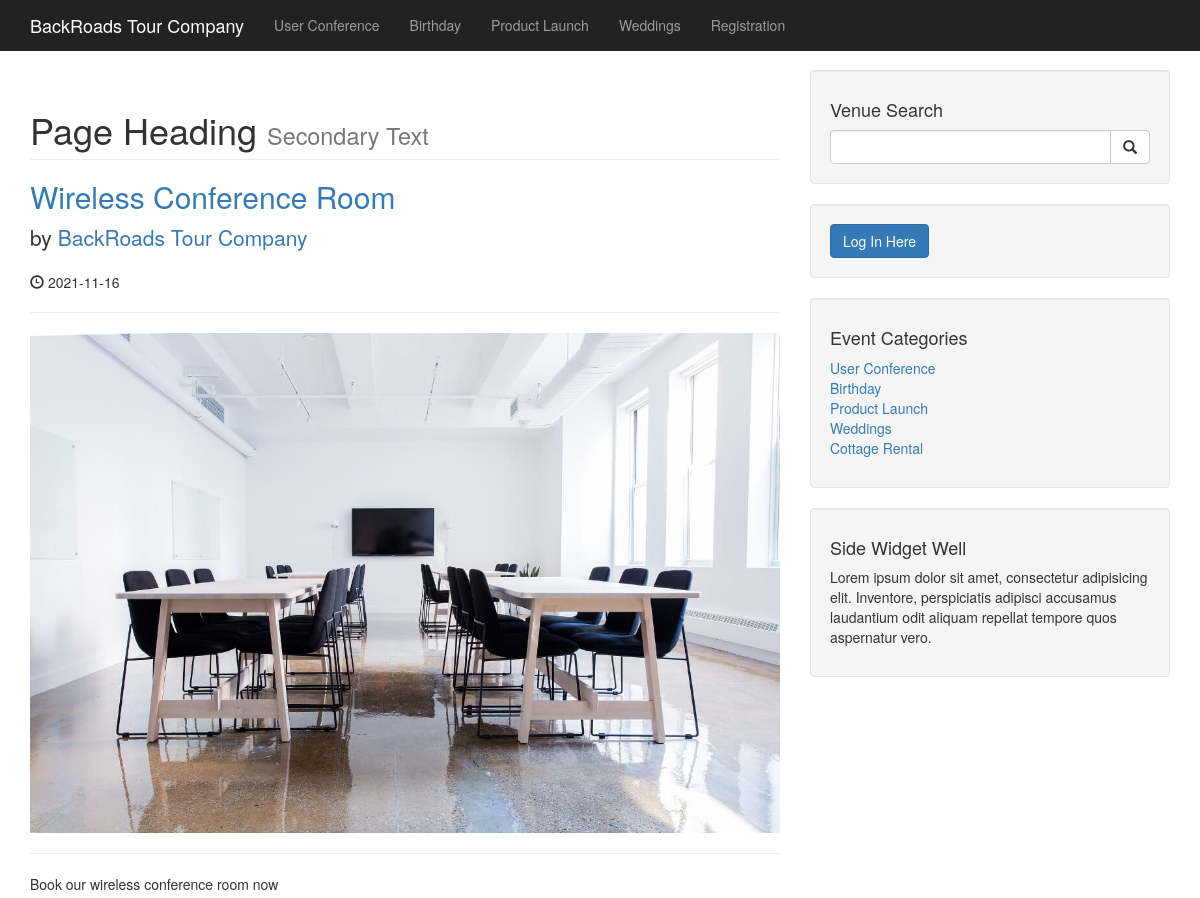
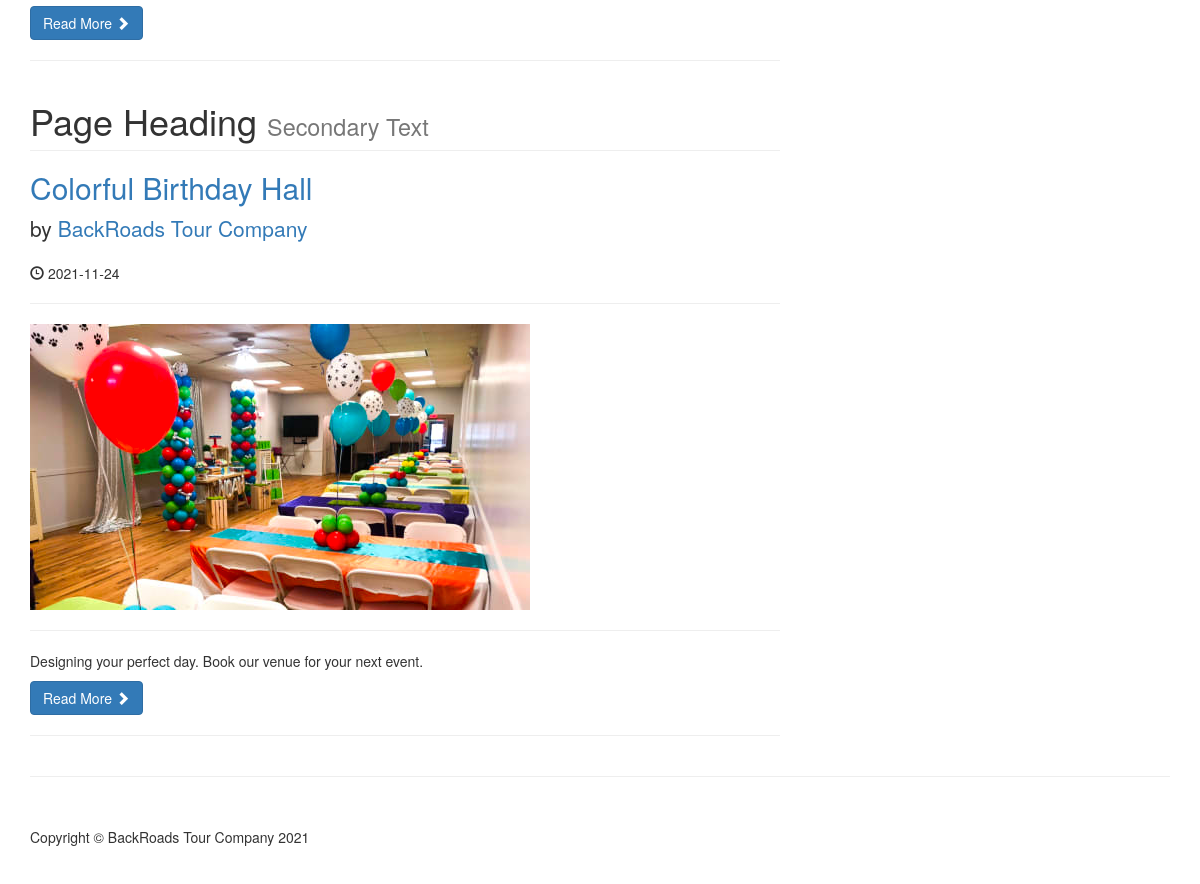
Before: /category.php?category=1 with the older database file (2 pictures, top to bottom).
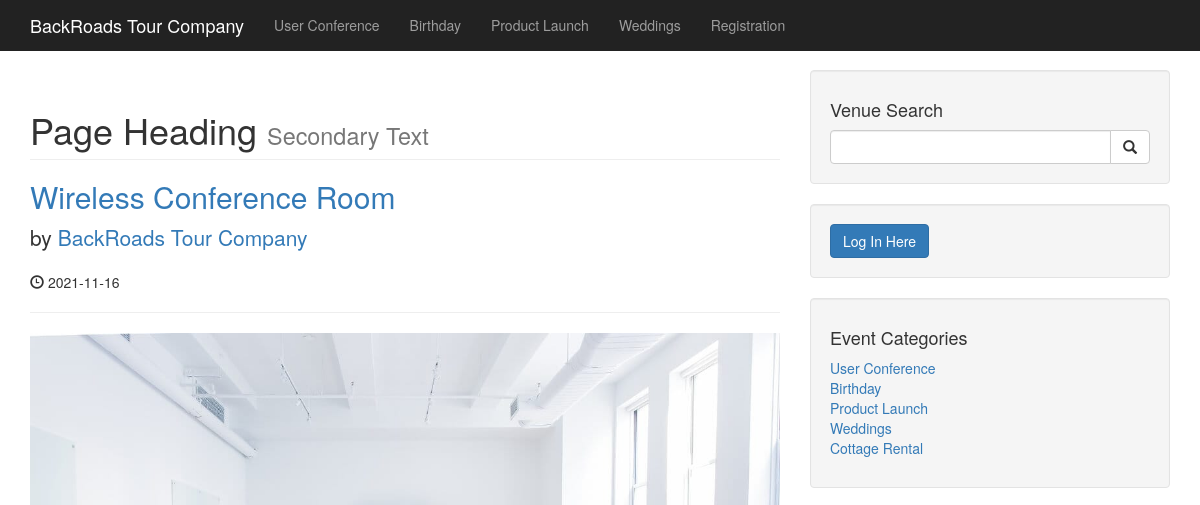
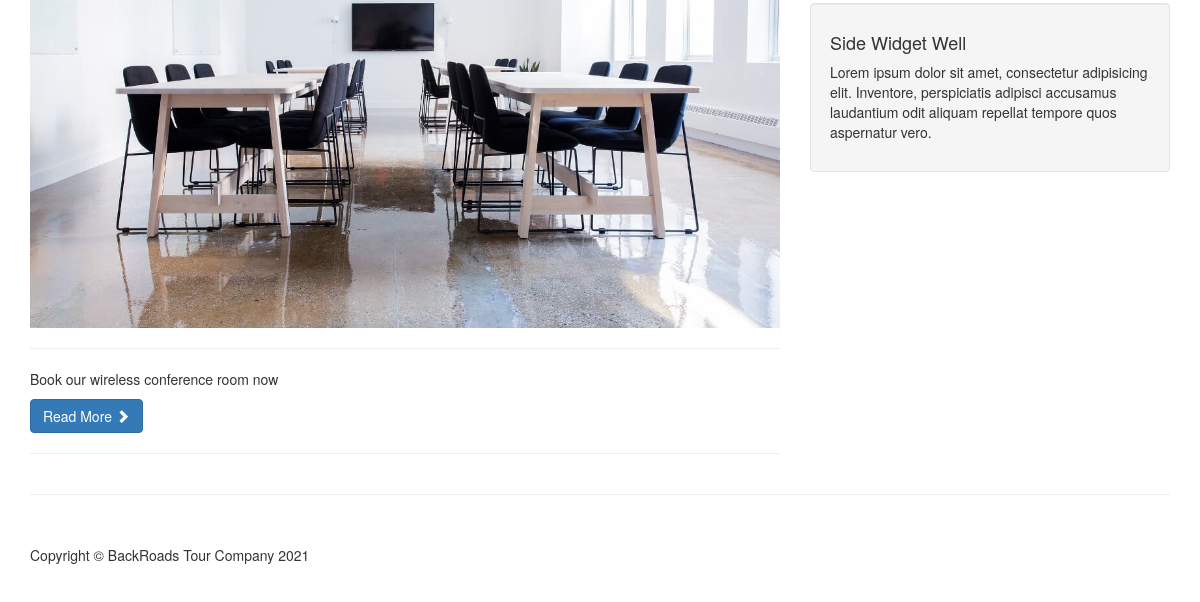
After: the same page with the newer database file (2 pictures, top to bottom).
### tables this page shows
CREATE TABLE `categories` (
  `cat_id` int(3) NOT NULL,
  `cat_title` varchar(255) NOT NULL
);

CREATE TABLE `posts` (
  `post_id` int(3) NOT NULL,
  `post_category_id` int(3) NOT NULL,
  `post_title` varchar(255) NOT NULL,
  `post_author` varchar(255) NOT NULL,
  `post_date` date NOT NULL,
  `post_image` text NOT NULL,
  `post_content` text NOT NULL,
  `post_tags` varchar(255) NOT NULL,
  `post_comment_count` int(11) NOT NULL,
  `post_status` varchar(255) NOT NULL DEFAULT 'draft'
);

### category.php (the view, shortened to what this page needs)
<?php include "./includes/header.php"; ?>
<?php include "./includes/db.php"; ?>
<?php include "./includes/navigation.php"; ?>
<div class="container">
    <div class="row">
    <div class="col-md-8">
<?php
if(isset($_GET['category'])){
$post_category_id = $_GET['category'];
}
$query = "SELECT * FROM posts WHERE post_category_id = $post_category_id ";
$select_all_posts_query = mysqli_query($connection, $query);
while($row = mysqli_fetch_assoc($select_all_posts_query)){
    $post_id = $row['post_id'];
    $post_title = $row['post_title'];
    $post_author = $row['post_author'];
    $post_date = $row['post_date'];
    $post_image = $row['post_image'];
    $post_content = substr($row['post_content'],0,150);
?>
        <h1 class="page-header">
            Page Heading
            <small>Secondary Text</small>
        </h1>
        <h2>
            <a href="post.php?p_id=<?php echo $post_id; ?>"><?php echo $post_title; ?></a>
        </h2>
        <p class="lead">
            by <a href="index.php"><?php echo $post_author; ?></a>
        </p>
        <p><span class="glyphicon glyphicon-time"></span> <?php echo $post_date; ?></p>
        <hr>
        <img class="img-responsive" src="images/<?php echo $post_image ?>" alt="">
        <hr>
        <p><?php echo $post_content; ?></p>
        <a class="btn btn-primary" href="#">Read More <span class="glyphicon glyphicon-chevron-right"></span></a>
<hr>
<?php } ?>
</div>
<?php include "./includes/sidebar.php"; ?>
</div>
<hr>
<?php include "./includes/footer.php"; ?>

### includes/header.php (shortened to what this page needs)
<!DOCTYPE html>
<html lang="en">
<head>
    <link rel="stylesheet" href="admin/css/summernote.css">
    <link href="css/bootstrap.min.css" rel="stylesheet">
    <link href="css/blog-home.css" rel="stylesheet">
</head>
<body>

### includes/navigation.php (shortened to what this page needs)
<nav class="navbar navbar-inverse navbar-fixed-top" role="navigation">
    <div class="container">
<div class="navbar-header">
    <a class="navbar-brand" href="index.php" style="color: white;">BackRoads Tour Company</a>
</div>
<div class="collapse navbar-collapse" id="bs-example-navbar-collapse-1">
<ul class="nav navbar-nav">
    <?php
    $query = "SELECT * FROM categories LIMIT 4";
    $select_all_categories = mysqli_query($connection, $query);
    while($row = mysqli_fetch_array($select_all_categories)){
        $cat_id = $row['cat_id'];
        $cat_title = $row['cat_title'];
        echo "<li><a href='category.php?category=$cat_id'>{$cat_title}</a></li>";
    }
?>
        <li>
            <a href="registration.php">Registration</a>
        </li>
    </ul>
</div>
</div>
</nav>

### includes/sidebar.php (shortened to what this page needs)
<div class="col-md-4">
    <div class="well">
        <h4>Venue Search</h4>
        <form action="search.php" method="post">
        <div class="input-group">
            <input type="text" name="search" class="form-control">
            <span class="input-group-btn">
                <button name="submit" class="btn btn-default" type="submit">
                    <span class="glyphicon glyphicon-search"></span>
            </button>
            </span>
        </div>
        </form>
</div>
<div class="well">
  <?php  if(isset($_SESSION['user_role'])): ?>
        <h4>Logged in as <?php echo $_SESSION['username'] ?></h4>
        <a href="includes/logout.php" class="btn btn-primary">Log Out</a>
  <?php else: ?>
  <button type="submit" class="btn btn-primary login" > Log In Here </button>
<?php  endif; ?>
</div>
<div class="well">
<?php
  $query = "SELECT * FROM categories LIMIT 5";
  $select_categories_sidebar = mysqli_query($connection, $query);
?>
  <h4>Event Categories</h4>
    <div class="row">
        <div class="col-lg-12">
            <ul class="list-unstyled">
        <?php
            while($row = mysqli_fetch_array($select_categories_sidebar)){
            $cat_title = $row['cat_title'];
            $cat_id = $row['cat_id'];
            echo "<li><a href='category.php?category=$cat_id'>{$cat_title}</a></li>";
          }
        ?>
          </ul>
        </div>
      </div>
</div>
<?php include "widget.php"; ?>
</div>

### includes/widget.php
<div class="well">
  <h4>Side Widget Well</h4>
  <p>Lorem ipsum dolor sit amet, consectetur adipisicing elit. Inventore, perspiciatis adipisci accusamus laudantium odit aliquam repellat tempore quos aspernatur vero.</p>
</div>

### includes/footer.php (shortened to what this page needs)
        <footer>
            <div class="row">
                <div class="col-lg-12">
                    <p>Copyright &copy; BackRoads Tour Company 2021</p>
                </div>
            </div>
        </footer>
    </div>
</body>
</html>

### css/blog-home.css (style rules this page uses)
body { padding-top: 70px; }
footer { margin: 50px 0; }

Changed rows visible on the page:
removed posts: post_title "Colorful Birthday Hall", post_author "BackRoads Tour Company", post_date "2021-11-24", post_image (picture), post_content "Designing your perfect day. Book our venue for your next event."
